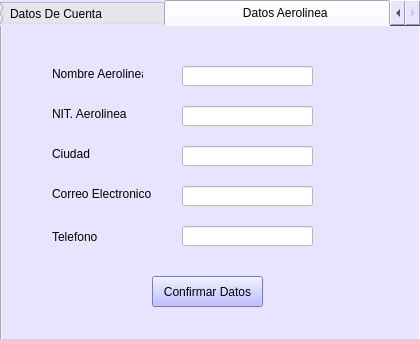
<?xml version="1.0" encoding="UTF-8"?>
<ui version="4.0">
 <class>Form</class>
 <widget class="QWidget" name="Form">
  <property name="geometry">
   <rect>
    <x>0</x>
    <y>0</y>
    <width>420</width>
    <height>339</height>
   </rect>
  </property>
  <property name="windowTitle">
   <string>Form</string>
  </property>
  <widget class="QTabWidget" name="tabWidget">
   <property name="geometry">
    <rect>
     <x>0</x>
     <y>0</y>
     <width>421</width>
     <height>351</height>
    </rect>
   </property>
   <property name="styleSheet">
    <string notr="true">background-color: rgb(232, 228, 255);</string>
   </property>
   <property name="currentIndex">
    <number>1</number>
   </property>
   <widget class="QWidget" name="tab">
    <attribute name="title">
     <string>                     Datos De Cuenta               </string>
    </attribute>
    <widget class="QLabel" name="label">
     <property name="geometry">
      <rect>
       <x>40</x>
       <y>40</y>
       <width>51</width>
       <height>16</height>
      </rect>
     </property>
     <property name="text">
      <string>Usuario</string>
     </property>
    </widget>
    <widget class="QLabel" name="label_2">
     <property name="geometry">
      <rect>
       <x>40</x>
       <y>80</y>
       <width>101</width>
       <height>16</height>
      </rect>
     </property>
     <property name="text">
      <string>Nueva Contraseña</string>
     </property>
    </widget>
    <widget class="QLabel" name="label_3">
     <property name="geometry">
      <rect>
       <x>40</x>
       <y>120</y>
       <width>101</width>
       <height>16</height>
      </rect>
     </property>
     <property name="text">
      <string>Repetir Contraseña</string>
     </property>
    </widget>
    <widget class="QLineEdit" name="lineEdit">
     <property name="enabled">
      <bool>true</bool>
     </property>
     <property name="geometry">
      <rect>
       <x>160</x>
       <y>40</y>
       <width>141</width>
       <height>20</height>
      </rect>
     </property>
     <property name="styleSheet">
      <string notr="true">background-color: rgb(255, 255, 255);</string>
     </property>
     <property name="frame">
      <bool>true</bool>
     </property>
     <property name="readOnly">
      <bool>false</bool>
     </property>
    </widget>
    <widget class="QLineEdit" name="lineEdit_2">
     <property name="geometry">
      <rect>
       <x>160</x>
       <y>80</y>
       <width>141</width>
       <height>20</height>
      </rect>
     </property>
     <property name="styleSheet">
      <string notr="true">background-color: rgb(255, 255, 255);</string>
     </property>
    </widget>
    <widget class="QLineEdit" name="lineEdit_3">
     <property name="geometry">
      <rect>
       <x>160</x>
       <y>120</y>
       <width>141</width>
       <height>20</height>
      </rect>
     </property>
     <property name="styleSheet">
      <string notr="true">background-color: rgb(255, 255, 255);</string>
     </property>
    </widget>
    <widget class="QPushButton" name="pushButton">
     <property name="geometry">
      <rect>
       <x>150</x>
       <y>240</y>
       <width>111</width>
       <height>31</height>
      </rect>
     </property>
     <property name="styleSheet">
      <string notr="true">background-color: rgb(170, 170, 255);</string>
     </property>
     <property name="text">
      <string>Confirmar Datos</string>
     </property>
    </widget>
   </widget>
   <widget class="QWidget" name="tab_2">
    <attribute name="title">
     <string>                    Datos Aerolinea               </string>
    </attribute>
    <widget class="QLabel" name="label_4">
     <property name="geometry">
      <rect>
       <x>50</x>
       <y>40</y>
       <width>91</width>
       <height>16</height>
      </rect>
     </property>
     <property name="text">
      <string>Nombre Aerolinea</string>
     </property>
    </widget>
    <widget class="QLabel" name="label_5">
     <property name="geometry">
      <rect>
       <x>50</x>
       <y>80</y>
       <width>81</width>
       <height>16</height>
      </rect>
     </property>
     <property name="text">
      <string>NIT. Aerolinea</string>
     </property>
    </widget>
    <widget class="QLabel" name="label_6">
     <property name="geometry">
      <rect>
       <x>50</x>
       <y>120</y>
       <width>71</width>
       <height>16</height>
      </rect>
     </property>
     <property name="text">
      <string>Ciudad</string>
     </property>
    </widget>
    <widget class="QLabel" name="label_7">
     <property name="geometry">
      <rect>
       <x>50</x>
       <y>160</y>
       <width>101</width>
       <height>16</height>
      </rect>
     </property>
     <property name="text">
      <string>Correo Electronico</string>
     </property>
    </widget>
    <widget class="QLabel" name="label_8">
     <property name="geometry">
      <rect>
       <x>50</x>
       <y>200</y>
       <width>71</width>
       <height>21</height>
      </rect>
     </property>
     <property name="text">
      <string>Telefono</string>
     </property>
    </widget>
    <widget class="QLineEdit" name="lineEdit_4">
     <property name="enabled">
      <bool>true</bool>
     </property>
     <property name="geometry">
      <rect>
       <x>180</x>
       <y>40</y>
       <width>131</width>
       <height>20</height>
      </rect>
     </property>
     <property name="styleSheet">
      <string notr="true">background-color: rgb(255, 255, 255);</string>
     </property>
    </widget>
    <widget class="QLineEdit" name="lineEdit_5">
     <property name="enabled">
      <bool>true</bool>
     </property>
     <property name="geometry">
      <rect>
       <x>180</x>
       <y>80</y>
       <width>131</width>
       <height>20</height>
      </rect>
     </property>
     <property name="styleSheet">
      <string notr="true">background-color: rgb(255, 255, 255);</string>
     </property>
    </widget>
    <widget class="QLineEdit" name="lineEdit_6">
     <property name="geometry">
      <rect>
       <x>180</x>
       <y>160</y>
       <width>131</width>
       <height>20</height>
      </rect>
     </property>
     <property name="styleSheet">
      <string notr="true">background-color: rgb(255, 255, 255);</string>
     </property>
    </widget>
    <widget class="QLineEdit" name="lineEdit_7">
     <property name="geometry">
      <rect>
       <x>180</x>
       <y>200</y>
       <width>131</width>
       <height>20</height>
      </rect>
     </property>
     <property name="styleSheet">
      <string notr="true">background-color: rgb(255, 255, 255);</string>
     </property>
    </widget>
    <widget class="QPushButton" name="pushButton_2">
     <property name="geometry">
      <rect>
       <x>150</x>
       <y>250</y>
       <width>111</width>
       <height>31</height>
      </rect>
     </property>
     <property name="styleSheet">
      <string notr="true">background-color: rgb(170, 170, 255);</string>
     </property>
     <property name="text">
      <string>Confirmar Datos</string>
     </property>
    </widget>
    <widget class="QLineEdit" name="comboBox">
     <property name="geometry">
      <rect>
       <x>180</x>
       <y>120</y>
       <width>131</width>
       <height>20</height>
      </rect>
     </property>
     <property name="styleSheet">
      <string notr="true">background-color: rgb(255, 255, 255);</string>
     </property>
    </widget>
   </widget>
  </widget>
 </widget>
 <resources/>
 <connections/>
</ui>
